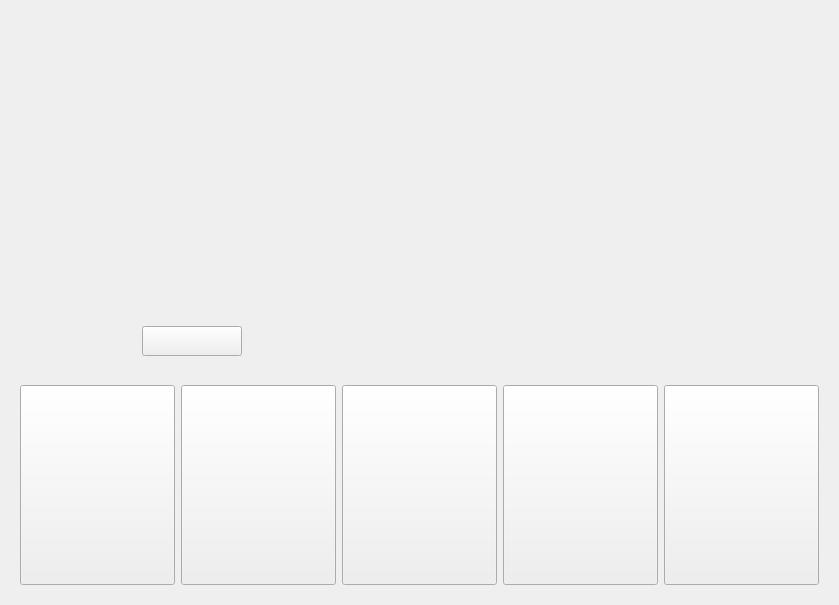
<?xml version="1.0" encoding="UTF-8"?>
<ui version="4.0">
 <class>FrameWidget</class>
 <widget class="QWidget" name="FrameWidget">
  <property name="geometry">
   <rect>
    <x>0</x>
    <y>0</y>
    <width>839</width>
    <height>605</height>
   </rect>
  </property>
  <property name="windowTitle">
   <string>Form</string>
  </property>
  <property name="autoFillBackground">
   <bool>false</bool>
  </property>
  <property name="styleSheet">
   <string notr="true">
border-image: url(:/res/res/medical_image/introduce/bg.png);</string>
  </property>
  <layout class="QGridLayout" name="gridLayout">
   <item row="0" column="0">
    <widget class="QWidget" name="widget" native="true">
     <layout class="QGridLayout" name="gridLayout_2">
      <item row="0" column="0">
       <layout class="QGridLayout" name="gridLayout_3">
        <item row="0" column="0">
         <layout class="QGridLayout" name="gridLayout_5">
          <item row="2" column="0">
           <layout class="QHBoxLayout" name="horizontalLayout_2">
            <item>
             <spacer name="horizontalSpacer">
              <property name="orientation">
               <enum>Qt::Horizontal</enum>
              </property>
              <property name="sizeHint" stdset="0">
               <size>
                <width>40</width>
                <height>20</height>
               </size>
              </property>
             </spacer>
            </item>
            <item>
             <widget class="QPushButton" name="turn_btn">
              <property name="minimumSize">
               <size>
                <width>100</width>
                <height>30</height>
               </size>
              </property>
              <property name="maximumSize">
               <size>
                <width>100</width>
                <height>30</height>
               </size>
              </property>
              <property name="styleSheet">
               <string notr="true">QPushButton{
border-image: url(:/res/res/medical_image/introduce/turn_top.png);
}

QPushButton:hover{
border-image: url(:/res/res/medical_image/introduce/turn_hover.png);
}</string>
              </property>
              <property name="text">
               <string/>
              </property>
             </widget>
            </item>
            <item>
             <spacer name="horizontalSpacer_2">
              <property name="orientation">
               <enum>Qt::Horizontal</enum>
              </property>
              <property name="sizeHint" stdset="0">
               <size>
                <width>40</width>
                <height>20</height>
               </size>
              </property>
             </spacer>
            </item>
           </layout>
          </item>
          <item row="0" column="0">
           <widget class="QLabel" name="label">
            <property name="minimumSize">
             <size>
              <width>0</width>
              <height>300</height>
             </size>
            </property>
            <property name="styleSheet">
             <string notr="true">border-image: url(:/res/res/medical_image/introduce/bg_1.png);</string>
            </property>
            <property name="text">
             <string/>
            </property>
           </widget>
          </item>
          <item row="3" column="0">
           <spacer name="verticalSpacer">
            <property name="orientation">
             <enum>Qt::Vertical</enum>
            </property>
            <property name="sizeHint" stdset="0">
             <size>
              <width>20</width>
              <height>40</height>
             </size>
            </property>
           </spacer>
          </item>
          <item row="1" column="0">
           <spacer name="verticalSpacer_2">
            <property name="orientation">
             <enum>Qt::Vertical</enum>
            </property>
            <property name="sizeHint" stdset="0">
             <size>
              <width>20</width>
              <height>0</height>
             </size>
            </property>
           </spacer>
          </item>
         </layout>
        </item>
        <item row="0" column="1">
         <widget class="QLabel" name="label_2">
          <property name="sizePolicy">
           <sizepolicy hsizetype="Expanding" vsizetype="Expanding">
            <horstretch>0</horstretch>
            <verstretch>0</verstretch>
           </sizepolicy>
          </property>
          <property name="minimumSize">
           <size>
            <width>450</width>
            <height>350</height>
           </size>
          </property>
          <property name="styleSheet">
           <string notr="true">border-image: url(:/res/res/medical_image/introduce/bg_2.png);</string>
          </property>
          <property name="text">
           <string/>
          </property>
         </widget>
        </item>
       </layout>
      </item>
      <item row="1" column="0">
       <layout class="QGridLayout" name="gridLayout_4">
        <item row="0" column="0">
         <widget class="QPushButton" name="smart_pre_visits_btn">
          <property name="sizePolicy">
           <sizepolicy hsizetype="Preferred" vsizetype="Expanding">
            <horstretch>0</horstretch>
            <verstretch>0</verstretch>
           </sizepolicy>
          </property>
          <property name="minimumSize">
           <size>
            <width>0</width>
            <height>200</height>
           </size>
          </property>
          <property name="styleSheet">
           <string notr="true">

QPushButton{
border-image: url(:/res/res/medical_image/smart_pre_visits.png);
}

QPushButton:hover{
border-image: url(:/res/res/medical_image/smart_pre_visits_hover.png);
}</string>
          </property>
          <property name="text">
           <string/>
          </property>
         </widget>
        </item>
        <item row="0" column="1">
         <widget class="QPushButton" name="smart_autognosis_btn">
          <property name="sizePolicy">
           <sizepolicy hsizetype="Preferred" vsizetype="Expanding">
            <horstretch>0</horstretch>
            <verstretch>0</verstretch>
           </sizepolicy>
          </property>
          <property name="minimumSize">
           <size>
            <width>0</width>
            <height>200</height>
           </size>
          </property>
          <property name="styleSheet">
           <string notr="true">
QPushButton{
border-image: url(:/res/res/medical_image/smart_autognosis.png);
}

QPushButton:hover{
border-image: url(:/res/res/medical_image/smart_autognosis_hover.png);
}</string>
          </property>
          <property name="text">
           <string/>
          </property>
         </widget>
        </item>
        <item row="0" column="2">
         <widget class="QPushButton" name="smart_hospital_guide_btn">
          <property name="sizePolicy">
           <sizepolicy hsizetype="Preferred" vsizetype="Expanding">
            <horstretch>0</horstretch>
            <verstretch>0</verstretch>
           </sizepolicy>
          </property>
          <property name="minimumSize">
           <size>
            <width>0</width>
            <height>200</height>
           </size>
          </property>
          <property name="styleSheet">
           <string notr="true">
QPushButton{
border-image: url(:/res/res/medical_image/smart_hospital_guide.png);
}

QPushButton:hover{
border-image: url(:/res/res/medical_image/smart_hospital_guide_hover.png);
}</string>
          </property>
          <property name="text">
           <string/>
          </property>
         </widget>
        </item>
        <item row="0" column="3">
         <widget class="QPushButton" name="smart_ask_medicine_btn">
          <property name="sizePolicy">
           <sizepolicy hsizetype="Preferred" vsizetype="Expanding">
            <horstretch>0</horstretch>
            <verstretch>0</verstretch>
           </sizepolicy>
          </property>
          <property name="minimumSize">
           <size>
            <width>0</width>
            <height>200</height>
           </size>
          </property>
          <property name="styleSheet">
           <string notr="true">
QPushButton{
border-image: url(:/res/res/medical_image/smart_ask_medicine.png);
}

QPushButton:hover{
border-image: url(:/res/res/medical_image/smart_ask_medicine_hover.png);
}</string>
          </property>
          <property name="text">
           <string/>
          </property>
         </widget>
        </item>
        <item row="0" column="4">
         <widget class="QPushButton" name="smart_qus_ans_btn">
          <property name="sizePolicy">
           <sizepolicy hsizetype="Preferred" vsizetype="Expanding">
            <horstretch>0</horstretch>
            <verstretch>0</verstretch>
           </sizepolicy>
          </property>
          <property name="minimumSize">
           <size>
            <width>0</width>
            <height>200</height>
           </size>
          </property>
          <property name="styleSheet">
           <string notr="true">
QPushButton{
border-image: url(:/res/res/medical_image/smart_qus_ans.png);
}

QPushButton:hover{
border-image: url(:/res/res/medical_image/smart_qus_ans_hover.png);
}</string>
          </property>
          <property name="text">
           <string/>
          </property>
         </widget>
        </item>
       </layout>
      </item>
     </layout>
    </widget>
   </item>
  </layout>
 </widget>
 <resources/>
 <connections/>
</ui>
